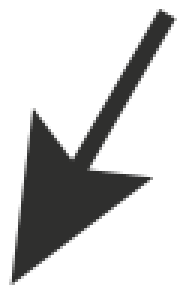
#> input picture arrow_cnn/arrow_templates/input/a_30.png, 62 x 98 px, found by its file name (shown 3 times larger)
$ python angle_adjust_2.py
#> lines starting #> are read from the running program, lines starting #| are printed output that depends on the picture; after the words box and inside, x2 and y2 are one past the last pixel; in counts of white or black regions, pixels touching at a corner belong together; long printed decimals are rounded
# imports:
import cv2
import numpy as np
import math

# import image and grayscale
image = cv2.imread("templates/a_30.png")
#> image is the input picture: shape (98, 62, 3); mean B, G, R 206.5, 206.7, 206.7
image = cv2.cvtColor(image, cv2.COLOR_BGR2GRAY)
#> image: shape (98, 62)
gray = 255 - image
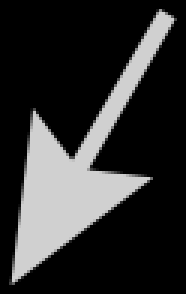
#> gray: shape (98, 62) (shown 3 times larger); min 0, max 208, mean 48.3

# Extend the borders for the skeleton
extended = cv2.copyMakeBorder(gray, 5, 5, 5, 5, cv2.BORDER_CONSTANT)
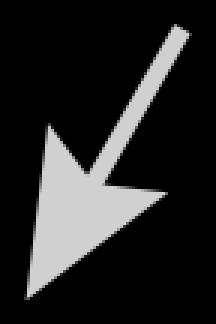
#> extended: shape (108, 72) (shown 3 times larger); min 0, max 208, mean 37.7

# Create a copy of the crop for results:
gray_copy = cv2.cvtColor(extended, cv2.COLOR_GRAY2BGR)

# Create skeleton of the image
skeleton = cv2.ximgproc.thinning(extended, None, 1)
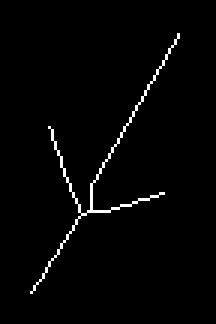
#> skeleton: shape (108, 72) (shown 3 times larger); 1.8% white in thin lines or dots, all inside (x1, y1, x2, y2) = (10, 11, 60, 98)

# Threshold the image. White pixels = 0, and black pixels = 10:
# ret = value used for thresholding, thresh is the image used for thresholding
retval, thresh = cv2.threshold(skeleton, 128, 10, cv2.THRESH_BINARY)

# Set the end-points kernel for image convolution

end_points = np.array([[1, 1, 1],
                       [1, 10, 1],
                       [1, 1, 1]])

# Convolve the image using the kernel
filtered_image = cv2.filter2D(thresh, -1, end_points)
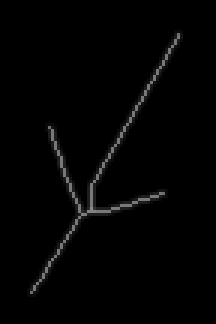
#> filtered_image: shape (108, 72) (shown 3 times larger); min 0, max 140, mean 3.3

# Extract only the end-points pixels with pixel intensity value of 110
binary_image = np.where(filtered_image == 110, 255, 0)
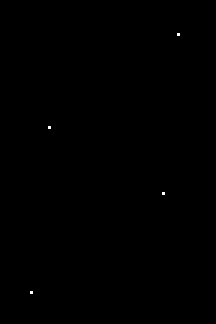
#> binary_image: shape (108, 72) int64 (shown 3 times larger); 0.05% white in thin lines or dots, all inside (x1, y1, x2, y2) = (10, 11, 60, 98)

# The above operation converted the image to 32-bit float,
# convert back to 8-bit
binary_image = binary_image.astype(np.uint8)

# Find the X, Y location of all the end-points pixels
Y, X = binary_image.nonzero()
#> Y = [11, 42, 64, 97]; X = [59, 16, 54, 10]

# Reshape arrays for K-means
Y = Y.reshape(-1, 1)
X = X.reshape(-1, 1)
Z = np.hstack((X, Y))
#> Z = [[59, 11], [16, 42], [54, 64], [10, 97]]

# K-means operates on 32-bit float data
float_points = np.float32(Z)
#> float_points = [[59, 11], [16, 42], [54, 64], [10, 97]]

# Set the convergence criteria and call K-means
criteria = (cv2.TERM_CRITERIA_EPS + cv2.TERM_CRITERIA_MAX_ITER, 10, 1.0)
ret, label, center = cv2.kmeans(float_points, 2, None, criteria, 10, cv2.KMEANS_RANDOM_CENTERS)
#> ret = 2524; label = [0, 0, 0, 1]; center = [[43, 39], [10, 97]]

# Set the cluster count, find the points belonging
# to cluster 0 and cluster 1

cluster_1_count = np.count_nonzero(label)
#> cluster_1_count = 1
cluster_0_count = np.shape(label)[0] - cluster_1_count
#> cluster_0_count = 3
#
# print(f"Elements of Cluster 0: {cluster_0_count}")
# print(f"Elements of Cluster 1: {cluster_1_count}")

# The cluster of max number of points will be the tip of the arrow
max_cluster = 0
if cluster_1_count > cluster_0_count:
    max_cluster = 1

# Check out the centers of each cluster:
mat_rows, mat_cols = center.shape
#> mat_rows = 2; mat_cols = 2

# Store the ordered end-points
ordered_points = [None] * 2

# Identify and draw the two end-points of the arrow
for b in range(mat_rows):
    # Find cluster center
    point_X = int(center[b][0])
    point_Y = int(center[b][1])
    # Get the arrow tip
    if b == max_cluster:
        color = (0, 0, 255)
        ordered_points[0] = (point_X, point_Y)
        cv2.circle(gray_copy, (point_X, point_Y), 5, color, -1)
    # Find the tail
    else:
        color = (255, 0, 0)
        ordered_points[1] = (point_X, point_Y)
        cv2.circle(gray_copy, (point_X, point_Y), 5, color, -1)
#> this loop made 2 passes
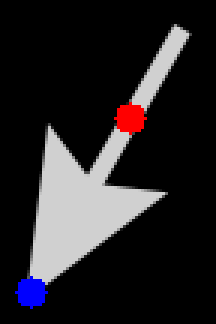
#> gray_copy: shape (108, 72, 3) (shown 3 times larger); mean B, G, R 38.1, 35.4, 38.1
#> after the loop, ordered_points = [(43, 39), (10, 97)]

# Store the tip and tail points
p0x = ordered_points[1][0]
#> p0x = 10
p0y = ordered_points[1][1]
#> p0y = 97
p1x = ordered_points[0][0]
#> p1x = 43
p1y = ordered_points[0][1]
#> p1y = 39

# Create a new image using the input dimensions
image_height, image_width = binary_image.shape[:2]
#> image_height = 108; image_width = 72
new_image = np.zeros((image_height, image_width), np.uint8)
detected_line = 255 - new_image

# Draw a line using the detected points
(x1, y1) = ordered_points[0]
#> x1 = 43; y1 = 39
(x2, y2) = ordered_points[1]
#> x2 = 10; y2 = 97
cv2.line(detected_line, (x1, y1), (x2, y2), (0, 0, 0), thickness=2)
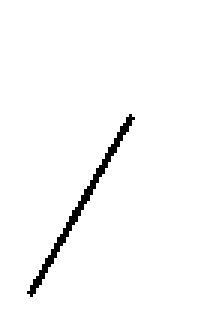
#> detected_line: shape (108, 72) (shown 3 times larger); 97.9% white; black in thin lines or dots, all inside (x1, y1, x2, y2) = (9, 38, 45, 99)


# Compute x/y distance
(dx, dy) = (p1x-p0x, p1y-p0y)
#> dx = 33; dy = -58
rads = math.atan2(-dy,dx)
#> rads = 1.05
rads %= 2*math.pi
angle_1 = math.degrees(rads)
#> angle_1 = 60.36
print(f"Arrow angle: {angle_1}")
#| Arrow angle: 60.362

# Compute the angle
# angle_2 = math.atan(float(dx)/float(dy))
# The angle is now in radians (-pi/2 to +pi/2).
# change to degrees
# angle_2 *= 180/math.pi
# print(f"Hypotenuse/opposite angle: {angle_2*-1}")
# Angle is from from -90 to +90
# To flip below the line
# if dy < 0:
#    angle_2 += 180
# print(f"Obtuse angle: {angle_2}")

# # angle derived from endpoints of the line drawn along the arrow
# line_angle = (180/math.pi)*math.atan(y2/y1)
# print(print(f"Line angle: {line_angle}"))

# Show it all
cv2.imshow("End-Points", gray_copy)
# cv2.imshow("Extend borders", extended)
# cv2.imshow("Threshold", thresh)
cv2.imshow("Skeleton", skeleton)
# cv2.imshow("Gray", gray)
cv2.imshow("Binary", binary_image)
cv2.imshow("Detected Line", detected_line)

cv2.waitKey(0)

$ run again, with arrow_cnn/arrow_templates/input/a_210.png copied over arrow_cnn/arrow_templates/input/a_30.png
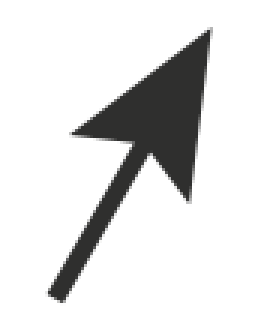
#> input picture arrow_cnn/arrow_templates/input/a_210.png, 87 x 108 px, found by its file name (shown 3 times larger)
#> image is the input picture: shape (108, 87, 3); mean B, G, R 223.6, 223.8, 223.8
#> image: shape (108, 87)
#> skeleton: shape (118, 97); 1.3% white in thin lines or dots, all inside (x1, y1, x2, y2) = (23, 15, 75, 105)
#> Y = [15, 49, 71, 102, 104]; X = [74, 29, 67, 23, 25]
#> Z = [[74, 15], [29, 49], [67, 71], [23, 102], [25, 104]]
#> float_points has the same summary as Z
#> ret = 2768.7; label = [0, 0, 0, 1, 1]; center = [[56.67, 45], [24, 103]]
#> cluster_1_count = 2
#> cluster_0_count = 3
#> the loop `for b in range(mat_rows):` made 2 passes
#> (point_X, point_Y) on passes 1 to 2: (56, 45), (24, 103)
#> after the loop `for b in range(mat_rows):`:
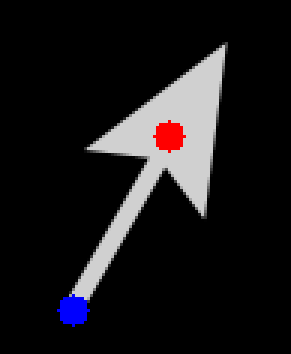
#> gray_copy: shape (118, 97, 3) (shown 3 times larger); mean B, G, R 25.3, 23.4, 25.3
#> after the loop `for b in range(mat_rows):`: ordered_points = [(56, 45), (24, 103)]
#> p0x = 24
#> p0y = 103
#> p1x = 56
#> p1y = 45
#> x1 = 56; y1 = 45
#> x2 = 24; y2 = 103
#> `cv2.line(detected_line, (x1, y1), (x2, y2), (0, 0, 0), thickness=2)`:
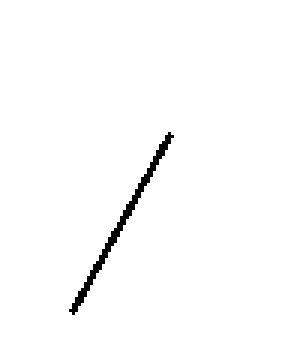
#> detected_line: shape (118, 97) (shown 3 times larger); 98.6% white; black in thin lines or dots, all inside (x1, y1, x2, y2) = (23, 44, 58, 105)
#> dx = 32; dy = -58
#> rads = 1.07
#> angle_1 = 61.11
#| Arrow angle: 61.113

$ run again, with arrow_cnn/arrow_templates/input/ao_105.png copied over arrow_cnn/arrow_templates/input/a_30.png
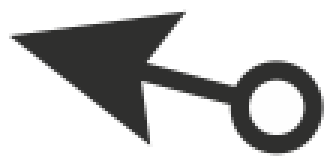
#> input picture arrow_cnn/arrow_templates/input/ao_105.png, 110 x 54 px, found by its file name (shown 3 times larger)
#> image is the input picture: shape (54, 110, 3); mean B, G, R 194.4, 194.6, 194.6
#> image: shape (54, 110)
#> skeleton: shape (64, 120); 2.5% white in thin lines or dots, all inside (x1, y1, x2, y2) = (9, 10, 110, 53)
#> Y = [10, 17, 52]; X = [64, 9, 54]
#> Z = [[64, 10], [9, 17], [54, 52]]
#> ret = 932; label = [1, 0, 1]; center = [[9, 17], [59, 31]]
#> cluster_1_count = 2
#> cluster_0_count = 1
#> the loop `for b in range(mat_rows):` made 2 passes
#> after the loop `for b in range(mat_rows):`:
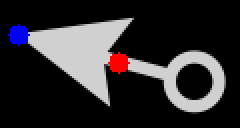
#> gray_copy: shape (64, 120, 3) (shown 2 times larger); mean B, G, R 47.3, 44.7, 47.3
#> after the loop `for b in range(mat_rows):`: ordered_points = [(59, 31), (9, 17)]
#> p0x = 9
#> p0y = 17
#> p1x = 59
#> p1y = 31
#> x1 = 59; y1 = 31
#> x2 = 9; y2 = 17
#> `cv2.line(detected_line, (x1, y1), (x2, y2), (0, 0, 0), thickness=2)`:
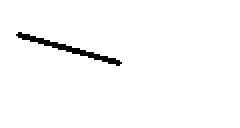
#> detected_line: shape (64, 120) (shown 2 times larger); 98% white; black in thin lines or dots, all inside (x1, y1, x2, y2) = (8, 16, 61, 33)
#> dx = 50; dy = 14
#> `rads = math.atan2(-dy,dx)`: rads = -0.273
#> `rads %= 2*math.pi`: rads = 6.01
#> angle_1 = 344.4
#| Arrow angle: 344.358

$ run again, with arrow_cnn/arrow_templates/input/ao_15.png copied over arrow_cnn/arrow_templates/input/a_30.png
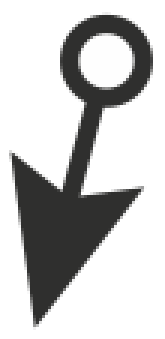
#> input picture arrow_cnn/arrow_templates/input/ao_15.png, 55 x 113 px, found by its file name (shown 3 times larger)
#> image is the input picture: shape (113, 55, 3); mean B, G, R 197, 197.3, 197.3
#> image: shape (113, 55)
#> skeleton: shape (123, 65); 2.4% white in thin lines or dots, all inside (x1, y1, x2, y2) = (9, 12, 54, 112)
#> Y = [56, 68, 111]; X = [9, 51, 17]
#> Z = [[9, 56], [51, 68], [17, 111]]
#> ret = 954; label = [1, 1, 0]; center = [[17, 111], [30, 62]]
#> cluster_1_count = 2
#> cluster_0_count = 1
#> the loop `for b in range(mat_rows):` made 2 passes
#> after the loop `for b in range(mat_rows):`: ordered_points = [(30, 62), (17, 111)]
#> p0x = 17
#> p0y = 111
#> p1x = 30
#> p1y = 62
#> x1 = 30; y1 = 62
#> x2 = 17; y2 = 111
#> `cv2.line(detected_line, (x1, y1), (x2, y2), (0, 0, 0), thickness=2)`:
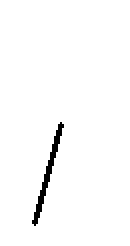
#> detected_line: shape (123, 65) (shown 2 times larger); 98.1% white; black in thin lines or dots, all inside (x1, y1, x2, y2) = (16, 61, 32, 113)
#> dx = 13; dy = -49
#> rads = 1.31
#> angle_1 = 75.14
#| Arrow angle: 75.141
